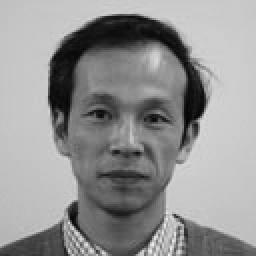
%> input picture ctrl_work/img/zhang1.jpg, 128 x 128 px (shown 2 times larger)
$ octave demo_CAMNS_LP.m   (GNU Octave 9; MATLAB toolbox functions it lacks are replaced by stand-ins)
%> lines starting %> are read from the running program, lines starting %| are printed output that depends on the picture
### ctrl_work/demo_CAMNS_LP/CAMNS_LP.m
%=====================================================================
% Programmers:
% Wing-Kin Ma, E-mail: wkma@ieee.org
% Tsung-Han Chan, E-mail: chantsunghan@gmail.com
% Date: Sept. 03, 2009
% -------------------------------------------------------
% Reference:
% T.-H. Chan, W.-K. Ma, C.-Y. Chi, and Y. Wang, ``A convex analysis
% framework for blind separation of non-negative sources,"
% IEEE Trans. Signal Process., vol. 56, no. 10, pp. 5120-5134, Oct. 2008.
%
%======================================================================
% A practical implementation of the CAMNS-LP method
%
% function hS = CAMNS_LP(X,N)
%======================================================================
% Output:
% hS is the L-by-N extracted soruce matrix, where L is the data length.
%---------------------------------------------------
% Inputs:
% X is the L-by-M observation matrix, where M is the number of
% observations.
% N is the number of sources.
%========================================================================

function hS=CAMNS_LP(X,N)

%----------- Define default parameters------------------
TOL_LP= 1e-3; % tolerance for (small) numerical errors in LP
TOL_EXT= 1e-6; % tolerance for extreme-point validation
TOL_ZEROS= 1e-6; % tolerance for eliminating zero observation points

%-----------(Modification 1) Remove All Zero vectors in Data Set X--------
% It is not meaningful to analyze the zero mixtures.
[L,M]=size(X); % the given data set
index=find(sum(abs(X'))>=TOL_ZEROS);
Xn=X(index,:);
LL=length(index);

%-----------Affine Set Fitting [Proposition 1]--------------
d= Xn*ones(M,1)/M;
% For computational efficiency, we use SVD of R instead of EVD of R*R'.
[C,Sigma,V]= svds(Xn-d*ones(1,M),N-1,'L');

%--------LP Extreme-Point Finding Algorithm [Table 1]---------------
%------------Step 1
el= 0; % the number of the extreme point estimation
Q1= zeros(LL,1);
hS= [];
lp_cnt= 0; % the counts of the number of LPs performed
while el<N %----------Step 7 (begin)
    %--------------Step 2
    w= randn(LL,1); w2= Q1'*w; % Randomly generate a vector w
    r= w- Q1*w2;
    %--------------Step 3
    b= -C'*r;
    pars.fid= 0; % Make SeDuMi quiet. Set pars.fid= 1 if you want SeDuMi to be verbose
    A= -C'; c= d; K.l= LL;
    tic; [x1, alpha1]= sedumi(A,b,c,K,pars); ttime= toc; lp_cnt= lp_cnt+1; % solve the min LP
    fprintf('%dth LP: running time= %2.5f\n',lp_cnt,ttime);
    %---------------------------------------
    tic; [x2, alpha2]= sedumi(A,-b,c,K,pars); ttime= toc; lp_cnt= lp_cnt+1; % solve the max LP
    fprintf('%dth LP: running time= %2.5f\n',lp_cnt,ttime);
    %-------------Step 4
    if el==0
        % (Modification 2) To play safe, employ the extreme point
        % validation (Lemma 6) to check the obtained optimal solutions.
        % We will reject the solution if it's not an extreme point (not commonplace by our experience).
        if is_ext_pt(C,d,alpha1,TOL_EXT),
            hS= [ hS C*alpha1+d ]; fprintf('Find a new extreme pt (minimizing LP).\n');
        end;
        if is_ext_pt(C,d,alpha2,TOL_EXT),
            hS= [ hS C*alpha2+d ]; fprintf('Find a new extreme pt (maximizing LP).\n');
        end;
    else
        p_star= abs(r'*(C*alpha1+d));
        q_star= abs(r'*(C*alpha2+d));
        % (Modification 3) There may have some small numerical error with
        % the LP solution. Hence p_star or q_star may not be exactly zero,
        % even though they are supposed to be zero theoretically. A threshold is
        % in place to decide the acceptance/rejection of the obtained solutions.
        % Also, extreme point validation is employed just to play safe.
        if p_star/(norm(r)*norm(C*alpha1+d))>= TOL_LP;
            if is_ext_pt(C,d,alpha1,TOL_EXT),
                hS= [ hS C*alpha1+d ]; fprintf('Find a new extreme pt (minimizing LP).\n');
            end;
        end
        if q_star/(norm(r)*norm(C*alpha2+d))>= TOL_LP;
            if is_ext_pt(C,d,alpha1,TOL_EXT),
                hS= [ hS C*alpha2+d ]; fprintf('Find a new extreme pt (maximizing LP).\n');
            end;
        end;
    end;
    %------------Step 5
    el= size(hS,2); % Update el to be the number of columns of hS
    %------------Step 6
    if el > 0, [Q1,R]= qr(hS,0); end; % Apply thin QR decomposition
end %------------Step 7 (end)
%--------------when el>N (Modification 4)----------------
% When the number of obtained extreme points happens to be greater than
% the number of true sources (due to numerical errors or violation of
% assumptions), we truncate by selecting the optimal solution at the
% last run that yields a higher optimal value
if el>N
    hS=(p_star> q_star)*hS(:,1:1:N)+(p_star< q_star)*hS(:,[1:N-1 N+1]);
end
Y = zeros(L,N);
Y(index,:) = hS;
hS = Y;

### ctrl_work/demo_CAMNS_LP/demo_CAMNS_LP.m
%=======================================================%
% Programmer: Tsung-Han Chan
% National Tsing Hua University, Hsinchu, Taiwan
% E-mail: d935608@oz.nthu.edu.tw
% Date: April. 19, 2009
% -------------------------------------------------------
% Reference:
% T.-H. Chan, W.-K. Ma, C.-Y. Chi, and Y. Wang, ``A convex analysis
% framework for blind separation of non-negative sources," IEEE Trans. Signal Process.,
% vol. 56, no. 10, pp. 5120-5134, Oct. 2008.
%=======================================================
% This is a simple example for human face separation using CAMNS algorithm
% N is number of sources
% M is number of observations (sensors)
clear all;close all;
N=3;
M=3;
%=============Read images===============
image1=double(imread('zhang1.jpg'));
%> image1: size 128x128 double; min 0, max 238, mean 146.8; mean of the top-left, top-right, bottom-left and bottom-right quarters 138, 153.2, 140.2, 155.9
image11=image1/255;
image2=double(imread('cao1.jpg'));
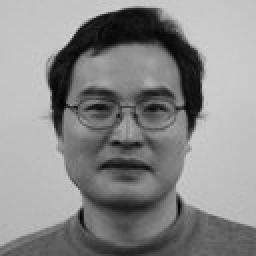
%> input picture ctrl_work/img/cao1.jpg, 128 x 128 px (shown 2 times larger)
%> image2: size 128x128 double; min 0, max 211, mean 137.9; mean of the top-left, top-right, bottom-left and bottom-right quarters 139.2, 141.8, 135.1, 135.3
image22=image2/255;
image3=double(imread('ksiwek1.jpg'));
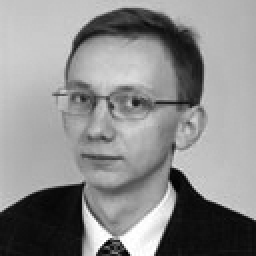
%> input picture ctrl_work/img/ksiwek1.jpg, 128 x 128 px (shown 2 times larger)
%> image3: size 128x128 double; min 0, max 255, mean 140; mean of the top-left, top-right, bottom-left and bottom-right quarters 171.2, 146.5, 114.1, 128.2
image33=image3/255;
[m,n]=size(image1);
%> m = 128; n = 128
L=m*n; % data length
%> L = 16384
s1=vec(image11);
s2=vec(image22);
s3=vec(image33);
SS=[s1 s2 s3]'; % source matrix N by L
%===========randomly unit row-sum mixing matrix===========
AA=rand(N,M);
A=(AA./(ones(N,1)*sum(AA))).'; % mixing matrix
X=A*SS;       % observation matrix M by L
%-------------------------------------------------
Y=CAMNS_LP(X',N);
%> in CAMNS_LP, `index=find(sum(abs(X'))>=TOL_ZEROS);`: index = 16384 values from 1 to 16384
%> in CAMNS_LP, `LL=length(index);`: LL = 16384
%> the loop in CAMNS_LP, `while el<N` made 1 pass
%> (w2, b, K.l) on pass 1: (0, [-0.172; -0.511], 16384)
%> the run ends on the next line
